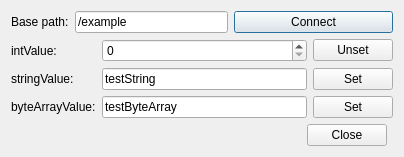
<?xml version="1.0" encoding="UTF-8"?>
<ui version="4.0">
 <class>PublisherDialog</class>
 <widget class="QDialog" name="PublisherDialog">
  <property name="geometry">
   <rect>
    <x>0</x>
    <y>0</y>
    <width>404</width>
    <height>153</height>
   </rect>
  </property>
  <property name="windowTitle">
   <string>Publisher</string>
  </property>
  <layout class="QGridLayout" name="gridLayout_2">
   <item row="0" column="0">
    <widget class="QLabel" name="label">
     <property name="sizePolicy">
      <sizepolicy hsizetype="Minimum" vsizetype="Preferred">
       <horstretch>0</horstretch>
       <verstretch>0</verstretch>
      </sizepolicy>
     </property>
     <property name="text">
      <string>Base path:</string>
     </property>
     <property name="buddy">
      <cstring>basePath</cstring>
     </property>
    </widget>
   </item>
   <item row="0" column="1">
    <widget class="QLineEdit" name="basePath">
     <property name="sizePolicy">
      <sizepolicy hsizetype="Expanding" vsizetype="Fixed">
       <horstretch>0</horstretch>
       <verstretch>0</verstretch>
      </sizepolicy>
     </property>
     <property name="text">
      <string>/example</string>
     </property>
    </widget>
   </item>
   <item row="0" column="2" colspan="2">
    <widget class="QPushButton" name="connectButton">
     <property name="sizePolicy">
      <sizepolicy hsizetype="Minimum" vsizetype="Fixed">
       <horstretch>0</horstretch>
       <verstretch>0</verstretch>
      </sizepolicy>
     </property>
     <property name="text">
      <string>Connect</string>
     </property>
    </widget>
   </item>
   <item row="1" column="0" colspan="4">
    <widget class="QWidget" name="setters" native="true">
     <layout class="QGridLayout" name="gridLayout">
      <property name="margin">
       <number>0</number>
      </property>
      <item row="0" column="0">
       <widget class="QLabel" name="label_2">
        <property name="sizePolicy">
         <sizepolicy hsizetype="Minimum" vsizetype="Preferred">
          <horstretch>0</horstretch>
          <verstretch>0</verstretch>
         </sizepolicy>
        </property>
        <property name="text">
         <string>intValue:</string>
        </property>
        <property name="buddy">
         <cstring>intValue</cstring>
        </property>
       </widget>
      </item>
      <item row="0" column="1">
       <widget class="QSpinBox" name="intValue">
        <property name="sizePolicy">
         <sizepolicy hsizetype="Expanding" vsizetype="Fixed">
          <horstretch>0</horstretch>
          <verstretch>0</verstretch>
         </sizepolicy>
        </property>
       </widget>
      </item>
      <item row="0" column="2">
       <widget class="QPushButton" name="unsetIntButton">
        <property name="sizePolicy">
         <sizepolicy hsizetype="Minimum" vsizetype="Fixed">
          <horstretch>0</horstretch>
          <verstretch>0</verstretch>
         </sizepolicy>
        </property>
        <property name="text">
         <string>Unset</string>
        </property>
       </widget>
      </item>
      <item row="1" column="0">
       <widget class="QLabel" name="label_3">
        <property name="sizePolicy">
         <sizepolicy hsizetype="Minimum" vsizetype="Preferred">
          <horstretch>0</horstretch>
          <verstretch>0</verstretch>
         </sizepolicy>
        </property>
        <property name="text">
         <string>stringValue:</string>
        </property>
        <property name="buddy">
         <cstring>stringValue</cstring>
        </property>
       </widget>
      </item>
      <item row="1" column="1">
       <widget class="QLineEdit" name="stringValue">
        <property name="sizePolicy">
         <sizepolicy hsizetype="Expanding" vsizetype="Fixed">
          <horstretch>0</horstretch>
          <verstretch>0</verstretch>
         </sizepolicy>
        </property>
        <property name="text">
         <string>testString</string>
        </property>
       </widget>
      </item>
      <item row="1" column="2">
       <widget class="QPushButton" name="setStringButton">
        <property name="sizePolicy">
         <sizepolicy hsizetype="Minimum" vsizetype="Fixed">
          <horstretch>0</horstretch>
          <verstretch>0</verstretch>
         </sizepolicy>
        </property>
        <property name="text">
         <string>Set</string>
        </property>
       </widget>
      </item>
      <item row="2" column="0">
       <widget class="QLabel" name="label_4">
        <property name="sizePolicy">
         <sizepolicy hsizetype="Minimum" vsizetype="Preferred">
          <horstretch>0</horstretch>
          <verstretch>0</verstretch>
         </sizepolicy>
        </property>
        <property name="text">
         <string>byteArrayValue:</string>
        </property>
       </widget>
      </item>
      <item row="2" column="1">
       <widget class="QLineEdit" name="byteArrayValue">
        <property name="sizePolicy">
         <sizepolicy hsizetype="Expanding" vsizetype="Fixed">
          <horstretch>0</horstretch>
          <verstretch>0</verstretch>
         </sizepolicy>
        </property>
        <property name="text">
         <string>testByteArray</string>
        </property>
       </widget>
      </item>
      <item row="2" column="2">
       <widget class="QPushButton" name="setByteArrayButton">
        <property name="sizePolicy">
         <sizepolicy hsizetype="Minimum" vsizetype="Fixed">
          <horstretch>0</horstretch>
          <verstretch>0</verstretch>
         </sizepolicy>
        </property>
        <property name="text">
         <string>Set</string>
        </property>
       </widget>
      </item>
     </layout>
    </widget>
   </item>
   <item row="2" column="0" colspan="4">
    <spacer name="verticalSpacer">
     <property name="orientation">
      <enum>Qt::Vertical</enum>
     </property>
     <property name="sizeHint" stdset="0">
      <size>
       <width>20</width>
       <height>196</height>
      </size>
     </property>
    </spacer>
   </item>
   <item row="3" column="2">
    <widget class="QDialogButtonBox" name="buttonBox">
     <property name="orientation">
      <enum>Qt::Horizontal</enum>
     </property>
     <property name="standardButtons">
      <set>QDialogButtonBox::Close</set>
     </property>
    </widget>
   </item>
  </layout>
 </widget>
 <tabstops>
  <tabstop>basePath</tabstop>
  <tabstop>connectButton</tabstop>
  <tabstop>intValue</tabstop>
  <tabstop>unsetIntButton</tabstop>
  <tabstop>stringValue</tabstop>
  <tabstop>setStringButton</tabstop>
  <tabstop>byteArrayValue</tabstop>
  <tabstop>setByteArrayButton</tabstop>
  <tabstop>buttonBox</tabstop>
 </tabstops>
 <resources/>
 <connections>
  <connection>
   <sender>buttonBox</sender>
   <signal>accepted()</signal>
   <receiver>PublisherDialog</receiver>
   <slot>accept()</slot>
   <hints>
    <hint type="sourcelabel">
     <x>248</x>
     <y>254</y>
    </hint>
    <hint type="destinationlabel">
     <x>157</x>
     <y>274</y>
    </hint>
   </hints>
  </connection>
  <connection>
   <sender>buttonBox</sender>
   <signal>rejected()</signal>
   <receiver>PublisherDialog</receiver>
   <slot>reject()</slot>
   <hints>
    <hint type="sourcelabel">
     <x>316</x>
     <y>260</y>
    </hint>
    <hint type="destinationlabel">
     <x>286</x>
     <y>274</y>
    </hint>
   </hints>
  </connection>
 </connections>
</ui>
